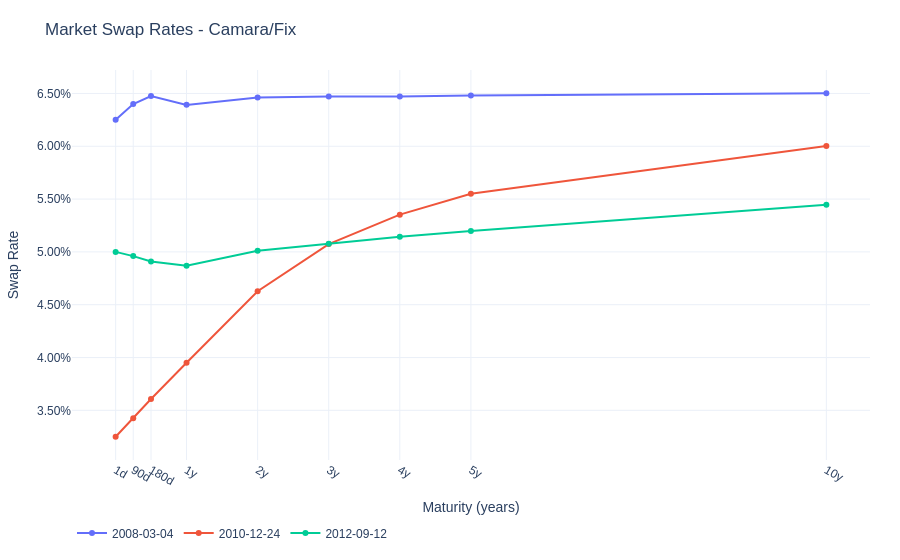

The notebook cell this image was saved under:
### Code cell
fig = go.Figure()
sample = market_rates_df.sample(3, random_state=1)
for date, row in sample.iterrows():
    tenors_years = np.array([str_tenor_to_days(c) for c in row.index]) / 360
    fig.add_trace(go.Scatter(x=tenors_years, y=row.values, mode='lines+markers', name=str(date.date())))

fig.update_xaxes(ticktext=market_rates_df.columns, tickvals=tenors_years)
fig.update_yaxes(tickformat=".2%")
fig.update_layout()
apply_style(fig, title="Market Swap Rates - Camara/Fix", x_title="Maturity (years)", y_title="Swap Rate")
fig.show()

### Figure 1 — Plotly figure (JSON) as saved in the notebook; plotly's stock layout.template omitted (floating-point values rounded to 4 significant figures)
{"data": [{"mode": "lines+markers", "name": "2008-03-04", "type": "scatter", "x": [0.002778, 0.25, 0.5, 1.0, 2.0, 3.0, 4.0, 5.0, 10.0], "y": [0.0625, 0.06399, 0.06475, 0.06392, 0.06461, 0.06471, 0.06471, 0.06482, 0.06502]}, {"mode": "lines+markers", "name": "2010-12-24", "type": "scatter", "x": [0.002778, 0.25, 0.5, 1.0, 2.0, 3.0, 4.0, 5.0, 10.0], "y": [0.0325, 0.03425, 0.03607, 0.03951, 0.04627, 0.05074, 0.05353, 0.05551, 0.06002]}, {"mode": "lines+markers", "name": "2012-09-12", "type": "scatter", "x": [0.002778, 0.25, 0.5, 1.0, 2.0, 3.0, 4.0, 5.0, 10.0], "y": [0.05, 0.0496, 0.0491, 0.0487, 0.0501, 0.05076, 0.05142, 0.05198, 0.05447]}], "layout": {"autosize": true, "font": {"family": "Arial", "size": 12}, "legend": {"orientation": "h", "x": 0, "xanchor": "left", "y": -0.15, "yanchor": "top"}, "margin": {"b": 70, "l": 60, "r": 30, "t": 70}, "title": {"text": "Market Swap Rates - Camara/Fix", "xanchor": "left"}, "xaxis": {"showgrid": true, "ticktext": ["1d", "90d", "180d", "1y", "2y", "3y", "4y", "5y", "10y"], "tickvals": [0.002778, 0.25, 0.5, 1.0, 2.0, 3.0, 4.0, 5.0, 10.0], "title": {"text": "Maturity (years)"}, "zeroline": false}, "yaxis": {"showgrid": true, "tickformat": ".2%", "title": {"text": "Swap Rate"}, "zeroline": false}}}
